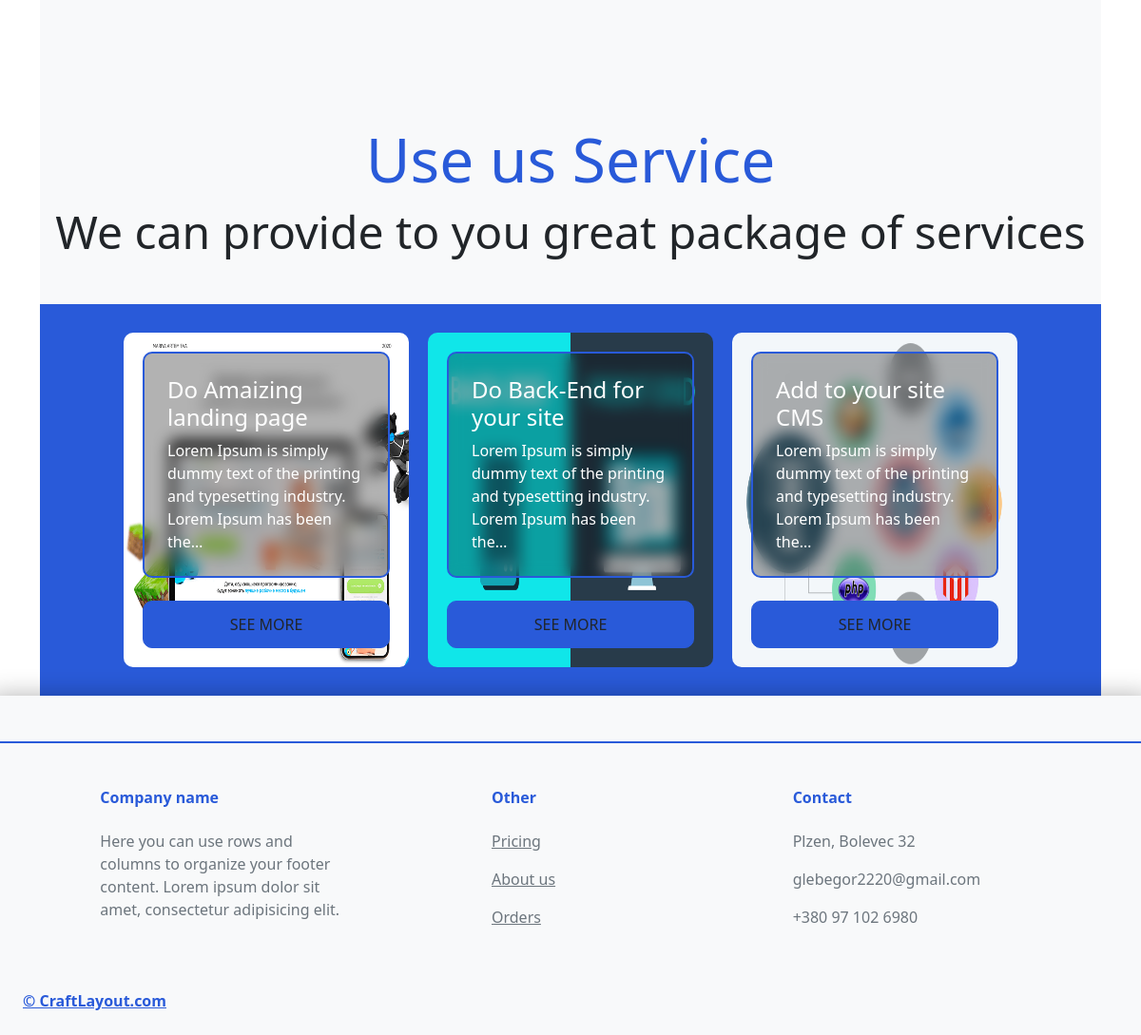
Before: / (lower part) with the older database file.
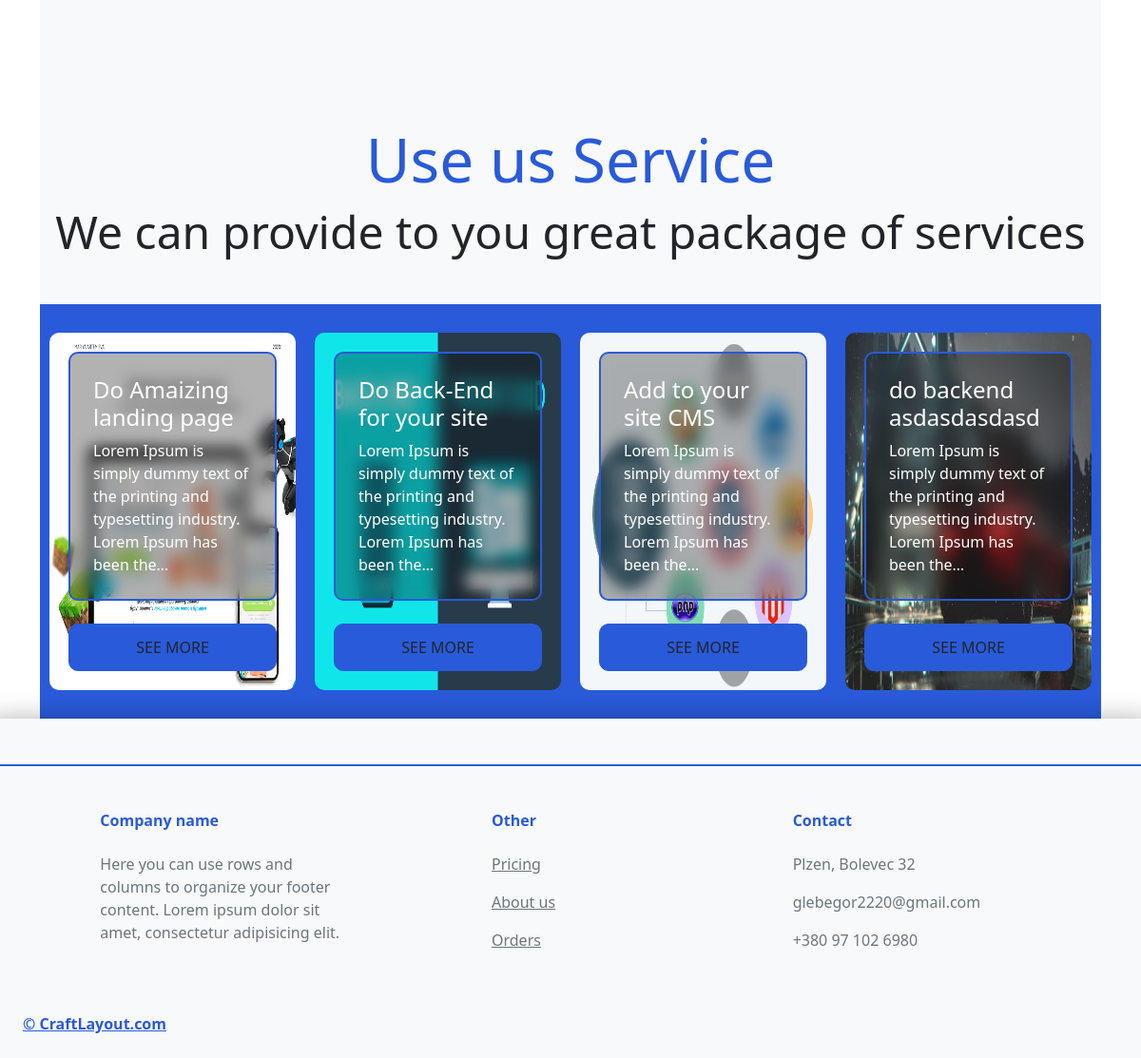
After: the same page with the newer database file.
### services/models.py (models this page shows, shortened)
class OrderModel(models.Model):
    Title = models.CharField(max_length=255)
    BgImg = models.FileField(default='No_image.png', upload_to='orderimg')
    Text = models.TextField(max_length=2000)
    id = models.AutoField(primary_key=True)

### services/views.py (the view)
# urls.py: path('', views.HomePage, name='home'),
def HomePage(request):
    Order = OrderModel.objects.all()
    Title = 'Home Page'
    data = {
        'Title': Title,
        'Order': Order
    }
    return render(request, 'services/home.html', data)

### services/templates/services/home.html (shortened to what this page needs)
{% extends 'services/main-layout.html' %}
{% load static%}
{% block content%}
<div class='container'>
    <div class="bg-light">
        <div style='height: 600px;' class="d-flex justify-content-center align-items-center">
        </div>
    </div>
    <div class="bg-light text-center">
        <h1 class="display-3" style="color:#295AD9;">Use us Service</h1>
        <div class="display-5 pb-5">We can provide to you great package of services</div>
    </div>
    <div class="flex-wrap" style="background-color: #295AD9;">
        <div class="innerCards">
            {% for elem in Order%}
                <div class="itemCards" style="border-radius: 10px;background-image: url({{ elem.BgImg.url }}) ; background-size: 100% 100%;">
                    <div class="p-4" style=" border: 2px solid #295AD9;border-radius: 10px;backdrop-filter: blur(8px); background-color: rgba(0, 0, 0, .3);">
                        <h4 class="text-white">{{ elem.Title}}</h4>
                        <div class="text-white">{{ elem.Text|truncatechars:100}}</div>
                    </div>
                    <a href="{% url 'service'%}{{elem.id}}"><button class="btn flare-button mt-4 mb-0">See More</button></a>
                </div>
            {% endfor%}
        </div>
    </div>
</div>
{% endblock%}

Changed rows visible on the page:
added OrderModel: BgImg (picture), Title "do backend asdasdasdasd", Text "Lorem Ipsum is simply dummy text of the printing and typesetting industry. Lorem Ipsum has been the…"
